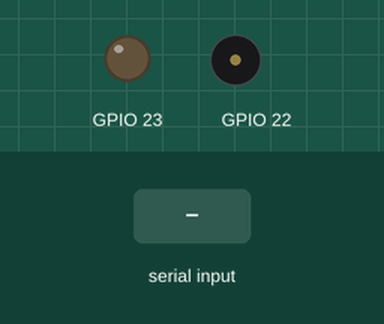
Bench run of a sketch on a simulated ESP32. On the bench: output pins drawn as LEDs (lit = HIGH), buzzer (waves = sounding). The test bench sets the inputs (shaded band). Nothing arrives over Bluetooth unless stated.

Above: at 1.2 s.
1.3 s: "Q90\n" received over the second serial link
At 1.7 s:
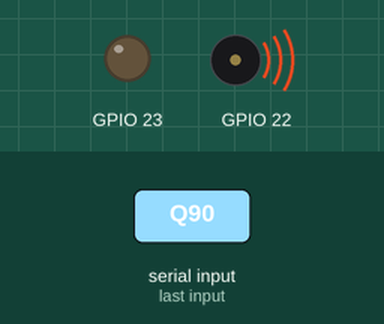
2.8 s: "R90\n" received over the second serial link
At 4.0 s:
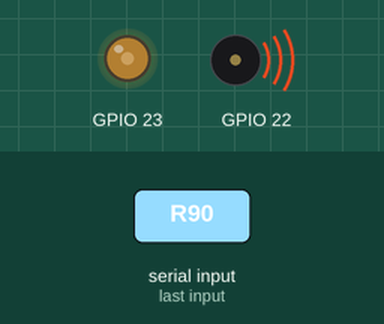
4.3 s: "Q,45\n" received over the second serial link
At 5.2 s:
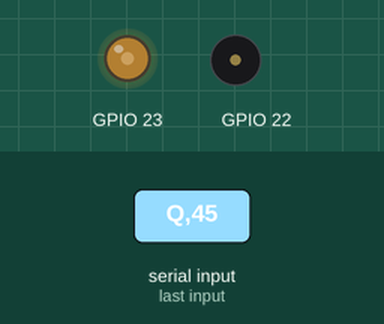
Timing chart, 0 to 7.3 s (numbered marks = the images above; inputs shaded):
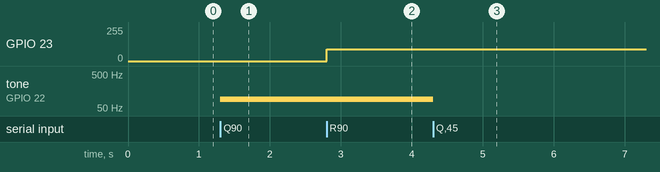

Measured:
- after the input at 1.3 s, tone on GPIO 22: silent → 90 Hz at once
- after the input at 2.8 s, GPIO 23: 0/255 → 90/255 at once
- after the input at 4.3 s, tone on GPIO 22: 90 Hz → silent at once

The sketch:

ESP32_Bluetooth_PWM.ino
```cpp
#include "BluetoothSerial.h" // подключаем библиотеку для работы с bluetooth 4.2
BluetoothSerial SerialBT; // создаём экземпляр SerialBT

int magnet = 0;   // создаём нулевой канал для управления магнитом по ШИМ
int lighting = 2; // создаём первый канал для управления подсветкой по ШИМ
const int resolution = 8; // задаём разрешение ШИМ сигнала от 1 до 16:  7 бит - 127; 8 бит - 255;

char numbers[] = {'-', '-', '-'}; // массив для хранения значения слайдера
char symbol = '-';                // переменная для хранения символа перед значением слайдера

String number_str;       // переменная для хранения значения слайдера
int magnet_frequency;    // переменная для хранения частоты магнита
int lighting_frequency;  // переменная для хранения частоты светодиодной ленты
int magnet_brightness;   // переменная для хранения мощности магнита
int lighting_brightness; // переменная для хранения яркости светодиода

void setup() {
  pinMode(22, OUTPUT); // настраиваем 22 пин как выход
  pinMode(23, OUTPUT); // настраиваем 23 пин как выход

  ledcSetup (magnet, 0, resolution); // настраиваем канал для управления магнитом по ШИМ
  ledcSetup (lighting, 0, resolution);  // настраиваем канал для управления подсветкой по ШИМ

  ledcAttachPin (22, magnet); // подключаем магнит к каналу "magnet"
  ledcAttachPin (23, lighting);  // подключаем подсветку к каналу "lighting"

  SerialBT.begin("Ghost_frame"); // запускаем bluetooth на ESP32
}

void loop() {
  if (SerialBT.available()) { // если нам что-то пришло, то
    symbol = SerialBT.read(); // записываем символ перед значением слайдера в переменную symbol
    numbers[0] = SerialBT.read(); // записываем нулевую цифру в нулевой элемент массива
    numbers[1] = SerialBT.read(); // записываем первую цифру в первый элемент массива
    numbers[2] = SerialBT.read(); // записываем вторую цифру в второй элемент массива
    number_str = numbers; // преобразовываем массив с цифрами в строку

    switch (symbol)
    {
      case 'Q':
      magnet_frequency = number_str.toInt(); // преобразовываем строку в int
      ledcWriteTone(magnet, magnet_frequency);   // включаем с частотой переменной magnet_frequency
      break;
      case 'W':
      lighting_frequency = number_str.toInt(); // преобразовываем строку в int
      ledcWriteTone(lighting, lighting_frequency); // включаем с частотой переменной lighting_frequency
      break;
      case 'E':
      magnet_brightness = number_str.toInt();  // преобразовываем строку в int
      ledcWrite(magnet, magnet_brightness); // включаем магнит с мощностью переменной magnet_brightness
      break;
      case 'R':
      lighting_brightness = number_str.toInt(); // преобразовываем строку в int
      ledcWrite(lighting, lighting_brightness); // включаем подсветку с яркостью переменной lighting_brightness
      break;
    }
  }
}
```
